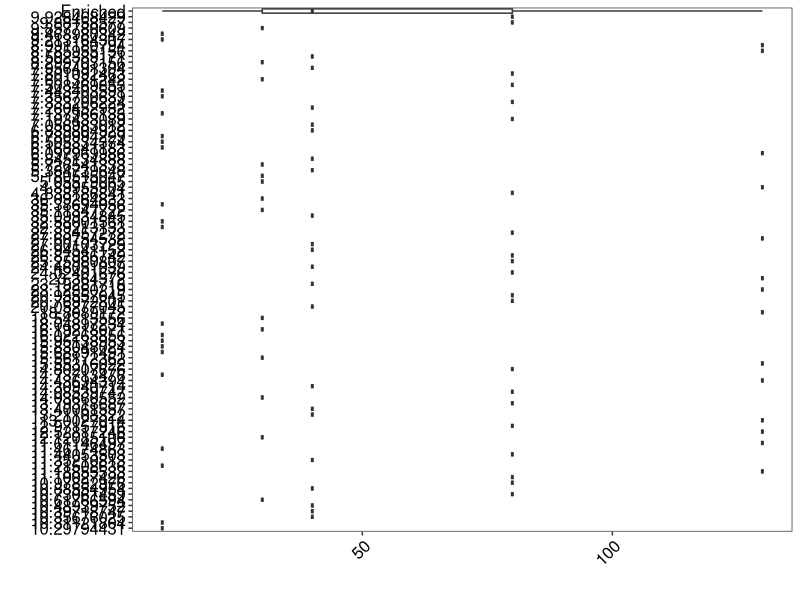
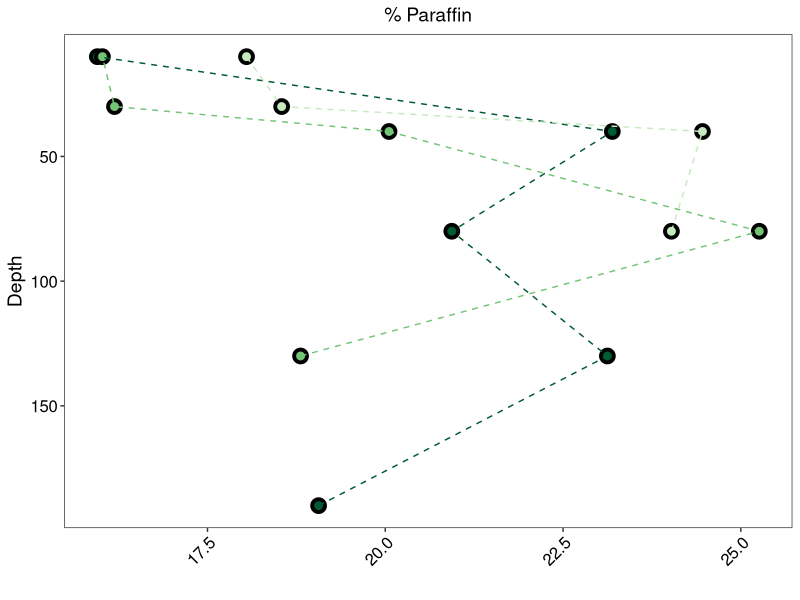
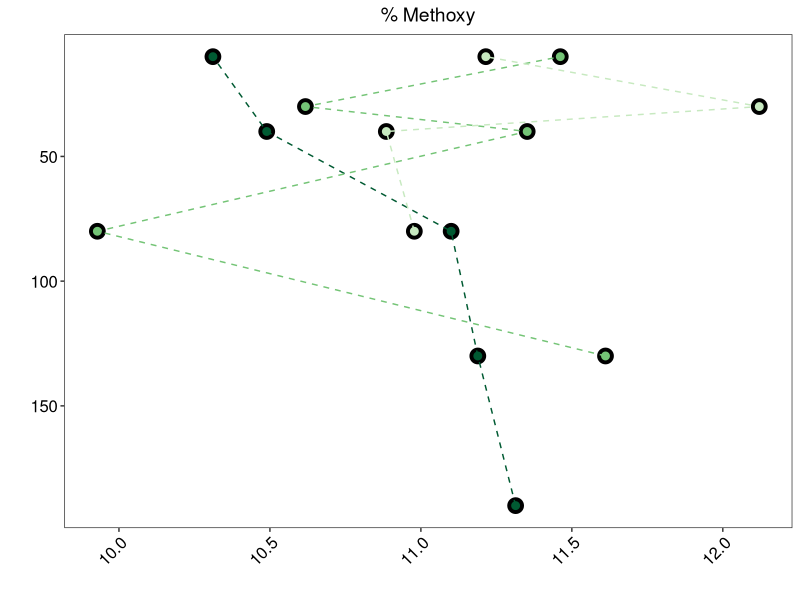
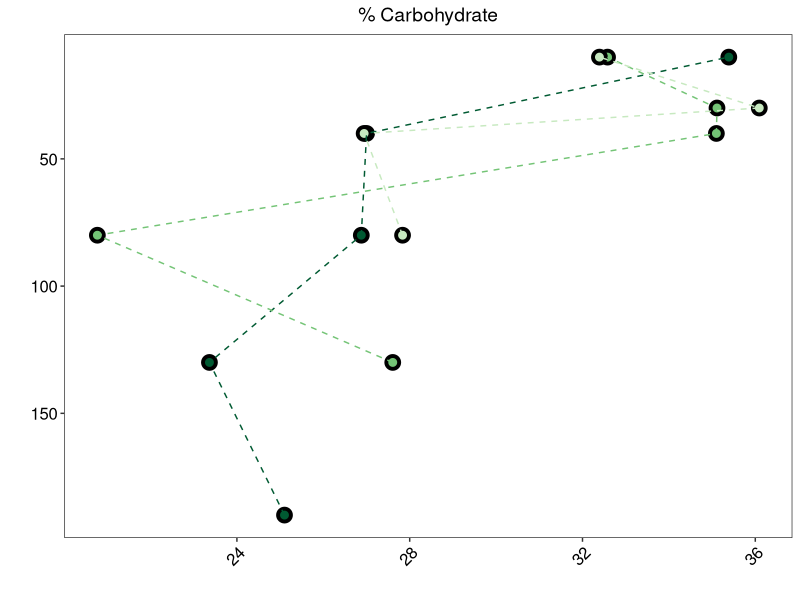
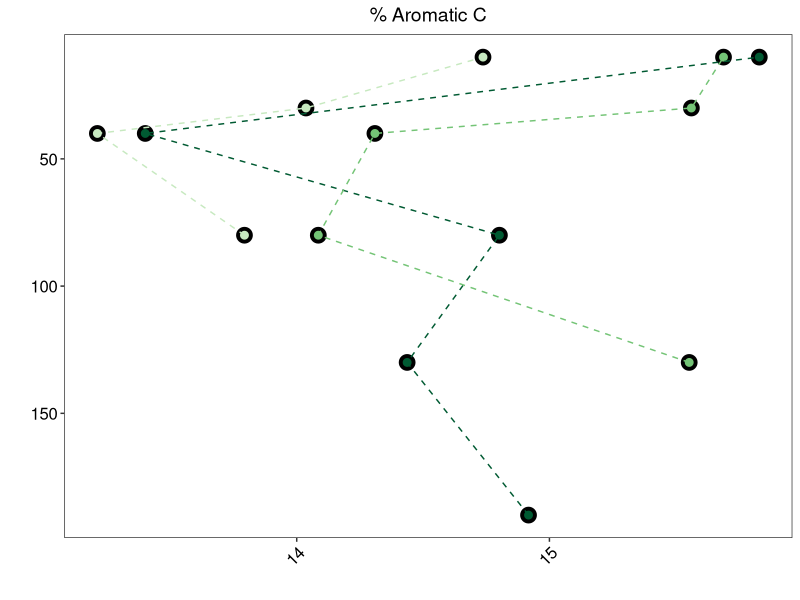
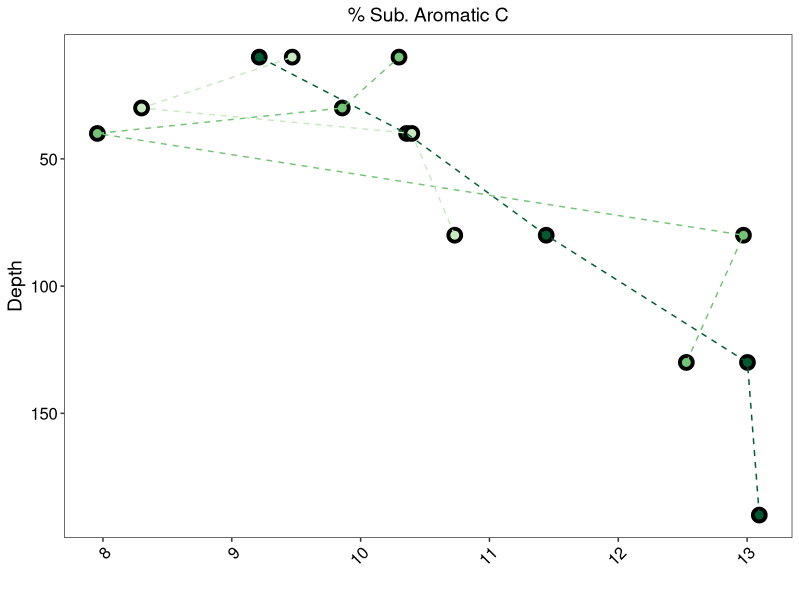
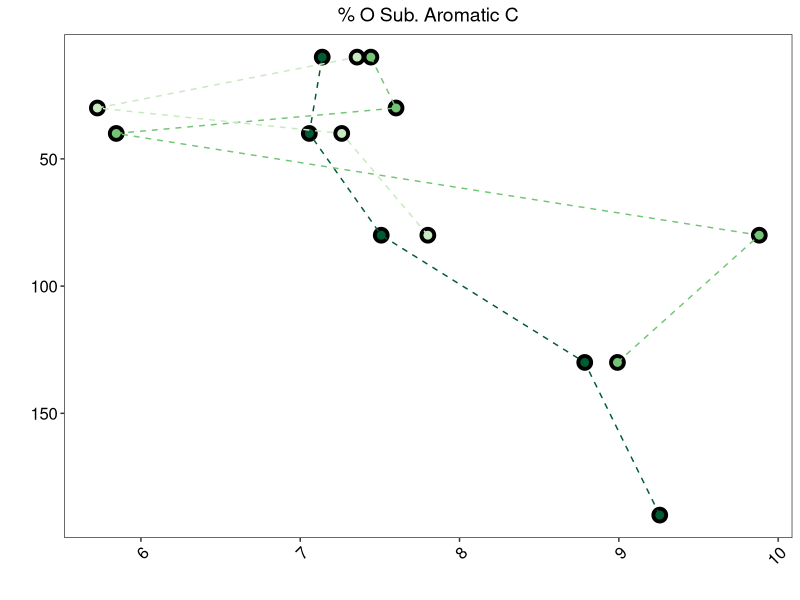
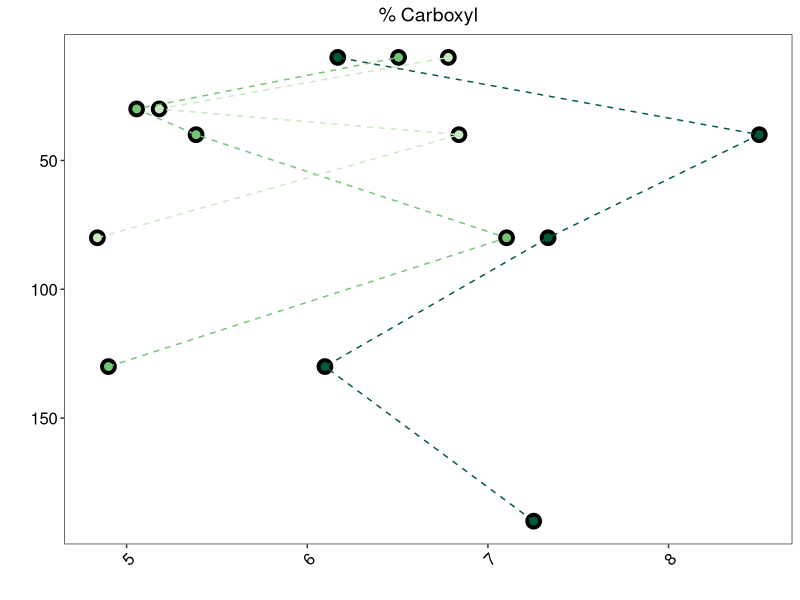

Here is the R script that generated these plots, in order:
# NMR Analysis for FICUS Project
# Samples were run at EMSL between March-April 2018
# Integrated by ABM using nmrj software
# Code updated by ABM on 11-27-2018

# Load libraries----
library(ggplot2)
library(patchwork)
library(reshape2)

# Functions----
theme.ficus <- function(){
  theme_bw()+
    theme(axis.text.x=element_text(size=12, angle = 45, vjust=1, hjust=1, color = "black"),
          axis.text.y=element_text(size=12, color = "black"),
          axis.title.x=element_text(size=14, face="plain"),             
          axis.title.y=element_text(size=14, face="plain"),             
          panel.grid.major.x=element_blank(),                                          
          panel.grid.minor.x=element_blank(),
          panel.grid.minor.y=element_blank(),
          panel.grid.major.y=element_blank(),  
          plot.title = element_text(size=14, vjust=1, hjust=0.5),
          legend.text = element_text(size=12, face="italic"),          
          legend.title = element_blank(), 
          legend.position = "none")
}

# No title
theme.ficus2 <- function(){
  theme_bw()+
    theme(axis.text.x=element_text(size=12, angle = 45, vjust=1, hjust=1, color = "black"),
          axis.text.y=element_text(size=12, color = "black"),
          axis.title.x=element_text(size=14, face="plain"),             
          axis.title.y=element_text(size=14, face="plain"),             
          panel.grid.major.x=element_blank(),                                          
          panel.grid.minor.x=element_blank(),
          panel.grid.minor.y=element_blank(),
          panel.grid.major.y=element_blank(),  
          plot.title = element_blank(),
          legend.text = element_text(size=12, face="italic"),          
          legend.title = element_blank(), 
          legend.position = "none")
}

# Plots by functional group per core----
data_int <- read.csv("integrations_all.csv", header = T)
str(data_int)

# Data organization----
data_SW1601 <- subset(data_int, CoreID == "SW1601") # Subset by core
data_SW1602 <- subset(data_int, CoreID == "SW1602")
data_SW1603 <- subset(data_int, CoreID == "SW1603")
data_WE1602 <- subset(data_int, CoreID == "WE1602")
data_WE1603 <- subset(data_int, CoreID == "WE1603")
data_WE1604 <- subset(data_int, CoreID == "WE1604")

data_ref <- subset(data_int, Site == "Reference")
data_enr <- subset(data_int, Site == "Enriched")

data_10 <- subset(data_int, Depth == "10")
data_30 <- subset(data_int, Depth == "30")
data_40 <- subset(data_int, Depth == "40")
data_80 <- subset(data_int, Depth == "80")
data_130 <- subset(data_int, Depth == "130")
data_190 <- subset(data_int, Depth == "190")

# Scatter plots by core---- 
as.factor(data_int$Depth)

# Just temporarily 
data_int <- data_enr

pdf("groups_by_core.pdf")

plot_paraffin <- ggplot(data_int, aes(x = Depth, y = paraffin, fill = CoreID)) +
  geom_point(size = 3, shape = 21, colour = "black", stroke = 2) +
  geom_line(aes(color = CoreID), linetype = 2) +
  scale_color_manual(values=c("#005a32", "#74c476", "#c7e9c0","#084594","#6baed6","#c6dbef")) +
  scale_fill_manual(values = c("#005a32", "#74c476", "#c7e9c0","#084594","#6baed6","#c6dbef")) +
  theme.ficus() +
  ggtitle("% Paraffin") +
  ylab("") 
  #xlab("") 
plot_paraffin <- plot_paraffin + coord_flip() + scale_x_reverse()
plot_paraffin

plot_methoxy <- ggplot(data_int, aes(x = Depth, y = methoxy, fill = CoreID)) +
  geom_point(size = 3, shape = 21, colour = "black", stroke = 2) +
  geom_line(aes(color = CoreID), linetype = 2) +
  scale_color_manual(values=c("#005a32", "#74c476", "#c7e9c0","#084594","#6baed6","#c6dbef")) +
  scale_fill_manual(values = c("#005a32", "#74c476", "#c7e9c0","#084594","#6baed6","#c6dbef")) +
  theme.ficus() +
  ggtitle("% Methoxy") +
  ylab("") +
  xlab("") 
plot_methoxy <- plot_methoxy + coord_flip() + scale_x_reverse()
plot_methoxy

plot_carbohydrate <- ggplot(data_int, aes(x = Depth, y = carbohydrate, fill = CoreID)) +
  geom_point(size = 3, shape = 21, colour = "black", stroke = 2) +
  geom_line(aes(color = CoreID), linetype = 2) +
  scale_color_manual(values=c("#005a32", "#74c476", "#c7e9c0","#084594","#6baed6","#c6dbef")) +
  scale_fill_manual(values = c("#005a32", "#74c476", "#c7e9c0","#084594","#6baed6","#c6dbef")) +
  theme.ficus() + 
  ggtitle("% Carbohydrate") +
  ylab("") +
  xlab("") 
plot_carbohydrate <- plot_carbohydrate + coord_flip() + scale_x_reverse()
plot_carbohydrate

plot_aromatic_C <- ggplot(data_int, aes(x = Depth, y = aromatic_C, fill = CoreID)) +
  geom_point(size = 3, shape = 21, colour = "black", stroke = 2) +
  geom_line(aes(color = CoreID), linetype = 2) +
  scale_color_manual(values=c("#005a32", "#74c476", "#c7e9c0","#084594","#6baed6","#c6dbef")) +
  scale_fill_manual(values = c("#005a32", "#74c476", "#c7e9c0","#084594","#6baed6","#c6dbef")) +
  theme.ficus() + 
  ggtitle("% Aromatic C") +
  ylab("") +
  xlab("") 
plot_aromatic_C <- plot_aromatic_C + coord_flip() + scale_x_reverse()
plot_aromatic_C

plot_sub_aromatic_C <- ggplot(data_int, aes(x = Depth, y = sub_aromatic_C, fill = CoreID)) +
  geom_point(size = 3, shape = 21, colour = "black", stroke = 2) +
  geom_line(aes(color = CoreID), linetype = 2) +
  scale_color_manual(values=c("#005a32", "#74c476", "#c7e9c0","#084594","#6baed6","#c6dbef")) +
  scale_fill_manual(values = c("#005a32", "#74c476", "#c7e9c0","#084594","#6baed6","#c6dbef")) +
  theme.ficus() + 
  ggtitle("% Sub. Aromatic C") +
  ylab("") 
  #xlab("") 
plot_sub_aromatic_C <- plot_sub_aromatic_C + coord_flip() + scale_x_reverse()
plot_sub_aromatic_C

plot_Osub_aromatic_C <- ggplot(data_int, aes(x = Depth, y = O.sub_aromatic_C, fill = CoreID)) +
  geom_point(size = 3, shape = 21, colour = "black", stroke = 2) +
  geom_line(aes(color = CoreID), linetype = 2) +
  scale_color_manual(values=c("#005a32", "#74c476", "#c7e9c0","#084594","#6baed6","#c6dbef")) +
  scale_fill_manual(values = c("#005a32", "#74c476", "#c7e9c0","#084594","#6baed6","#c6dbef")) +
  theme.ficus() + 
  ggtitle("% O Sub. Aromatic C") +
  ylab("") +
  xlab("") 
plot_Osub_aromatic_C <- plot_Osub_aromatic_C + coord_flip() + scale_x_reverse()
plot_Osub_aromatic_C

plot_carboxyl <- ggplot(data_int, aes(x = Depth, y = carboxyl, fill = CoreID)) +
  geom_point(size = 3, shape = 21, colour = "black", stroke = 2) +
  geom_line(aes(color = CoreID), linetype = 2) +
  scale_color_manual(values=c("#005a32", "#74c476", "#c7e9c0","#084594","#6baed6","#c6dbef")) +
  scale_fill_manual(values = c("#005a32", "#74c476", "#c7e9c0","#084594","#6baed6","#c6dbef")) +
  theme.ficus() +
  ggtitle("% Carboxyl") +
  ylab("") +
  xlab("") 
plot_carboxyl <- plot_carboxyl + coord_flip() + scale_x_reverse()
plot_carboxyl

plot_paraffin + plot_methoxy + plot_carbohydrate + plot_aromatic_C + 
  plot_sub_aromatic_C + plot_Osub_aromatic_C + plot_carboxyl +
  plot_layout(ncol=4)

dev.off()

# Boxplots individually by depth, both sites----
data_box <- read.csv("integrations_boxplots.csv", check.names = F, header = T)
# In this dataset, all the same as above but got rid of 190cm depth for now
# Also trying it with an "x" in front of the depth to make factor
str(data_box)

# Then subset it [by depth] and melt the heck out of it
data_box_10 <- subset(data_box, Depth == "10")
data_box_10m <- melt(data_box_10[,2:9], id.var = "Site")

data_box_30 <- subset(data_box, Depth == "30")
data_box_30m <- melt(data_box_30[,2:9], id.var = "Site")

data_box_40 <- subset(data_box, Depth == "40")
data_box_40m <- melt(data_box_40[,2:9], id.var = "Site")

data_box_80 <- subset(data_box, Depth == "80")
data_box_80m <- melt(data_box_80[,2:9], id.var = "Site")

data_box_130 <- subset(data_box, Depth == "130")
data_box_130m <- melt(data_box_130[,2:9], id.var = "Site")

data_box_190 <- subset(data_box, Depth == "190")
data_box_190m <- melt(data_box_190[,2:9], id.var = "Site")

dodge = 0.5

# Plotting

pdf("boxplots_by_compound.pdf")
jpeg("boxplots_by_compound.jpg")

bp_10 <- ggplot(data = data_box_10m, aes(x = variable, y = value)) +
  geom_boxplot(aes(fill = Site)) +
  scale_fill_manual(values=c("forestgreen", "darkblue")) +
  theme.ficus() +
  xlab("") + 
  ylab("")
bp_10 <- bp_10 + ggtitle("10 cm") 
bp_10

bp_30 <- ggplot(data = data_box_30m, aes(x = variable, y = value)) +
  geom_boxplot(aes(fill = Site)) +
  scale_fill_manual(values=c("forestgreen", "darkblue")) +
  theme.ficus() +
  xlab("") + 
  ylab("")
bp_30 <- bp_30 + ggtitle("30 cm")
bp_30

bp_40 <- ggplot(data = data_box_40m, aes(x = variable, y = value)) +
  geom_boxplot(aes(fill = Site)) +
  scale_fill_manual(values=c("forestgreen", "darkblue")) +
  theme.ficus() +
  xlab("") + 
  ylab("")
bp_40 <- bp_40 + ggtitle("40 cm")
bp_40

bp_80 <- ggplot(data = data_box_80m, aes(x = variable, y = value)) +
  geom_boxplot(aes(fill = Site)) +
  scale_fill_manual(values=c("forestgreen", "darkblue")) +
  theme.ficus() +
  xlab("") + 
  ylab("")
bp_80 <- bp_80 + ggtitle("80 cm")
bp_80

bp_130 <- ggplot(data = data_box_130m, aes(x = variable, y = value)) +
  geom_boxplot(aes(fill = Site)) +
  scale_fill_manual(values=c("forestgreen", "darkblue")) +
  theme.ficus() +
  xlab("") + 
  ylab("")
bp_130 <- bp_130 + ggtitle("130 cm")
bp_130

bp_10 + bp_30 + bp_40 + bp_80 + bp_130 + plot_layout(ncol = 3)

dev.off()

# Boxplots by compound, across all depths within each site----
# Redefining this variable because having issues with melt function
# Will fix this later
# Alright, can't figure this out. Leaving it as is for now
data_box_enr <- read.csv("integrations_boxplots_enriched.csv", check.names = F, header = T)
data_box_ref <- read.csv("integrations_boxplots_reference.csv", check.names = F, header = T)

data_box_enr.m <- melt(data_box_enr, id.var = "Depth")
data_box_enr.m
data_box_ref.m <- melt(data_box_ref, id.var = "Depth")
data_box_ref.m

bp_enr_aromatic <- ggplot(data = data_box_enr.m, aes(x = Depth, y = value)) +
  geom_boxplot() +
  scale_fill_manual(values=c("forestgreen", "darkblue")) +
  theme.ficus() +
  xlab("") + 
  ylab("")
bp_enr_aromatic

